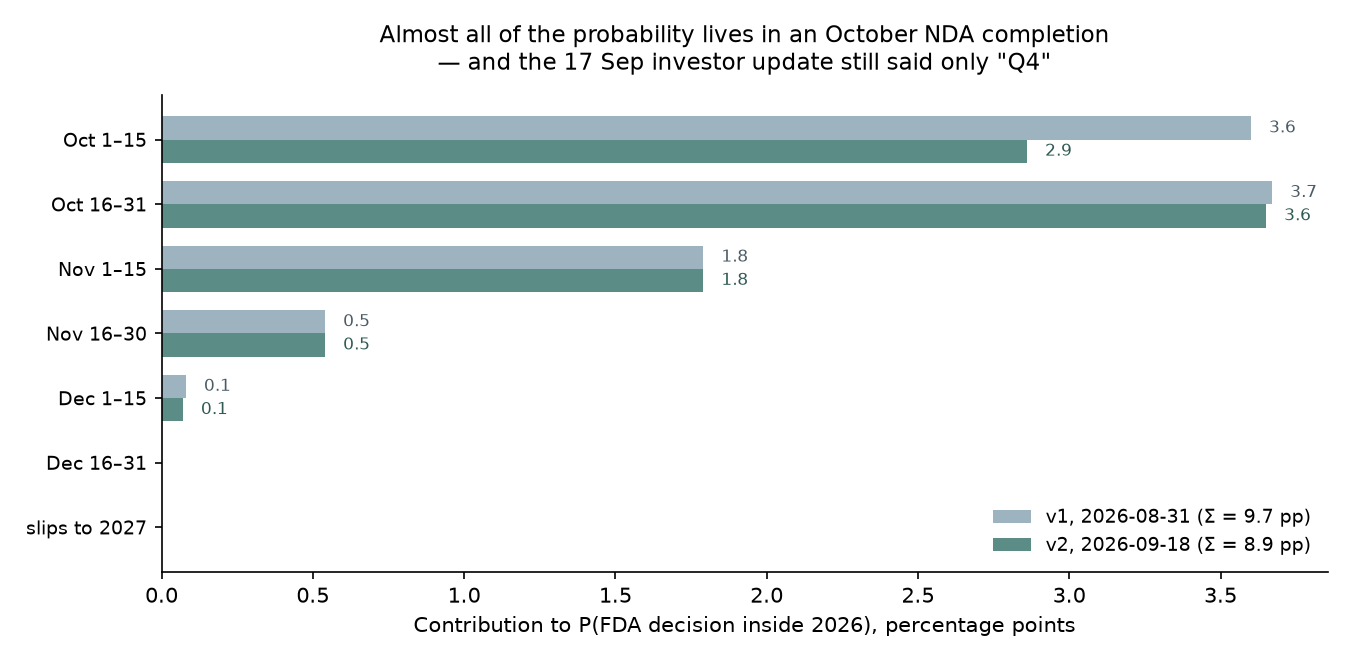

Source code (Python):
"""Contribution to P(YES) by NDA-completion window, v1 vs v2."""
import matplotlib

matplotlib.use("Agg")
import matplotlib.pyplot as plt
import numpy as np

wins = ["slips to 2027", "Dec 16–31", "Dec 1–15", "Nov 16–30", "Nov 1–15", "Oct 16–31", "Oct 1–15"]
v1 = [0.0, 0.0, 0.08, 0.54, 1.79, 3.67, 3.60]
v2 = [0.0, 0.0, 0.07, 0.54, 1.79, 3.65, 2.86]
y = np.arange(len(wins)); h = 0.36

fig, ax = plt.subplots(figsize=(9, 4.4))
ax.barh(y + h/2, v1, h, label=f"v1, 2026-08-31 (Σ = {sum(v1):.1f} pp)", color="#9db4c0")
ax.barh(y - h/2, v2, h, label=f"v2, 2026-09-18 (Σ = {sum(v2):.1f} pp)", color="#5b8c85")
for yi, (a, b) in enumerate(zip(v1, v2)):
    if a: ax.text(a + 0.06, yi + h/2, f"{a:.1f}", va="center", fontsize=8, color="#4a5b66")
    if b: ax.text(b + 0.06, yi - h/2, f"{b:.1f}", va="center", fontsize=8, color="#2f5a53")
ax.set_yticks(y); ax.set_yticklabels(wins, fontsize=9)
ax.set_xlabel("Contribution to P(FDA decision inside 2026), percentage points")
ax.set_title("Almost all of the probability lives in an October NDA completion\n"
             "— and the 17 Sep investor update still said only \"Q4\"", fontsize=11, pad=12)
ax.legend(loc="lower right", fontsize=9, frameon=False)
ax.spines[["top", "right"]].set_visible(False)
fig.tight_layout()
fig.savefig("questions/2026-08-31-mc41172-fda-approve-psilocybin-treatment-during-2026/charts/completion-window-v1-v2.png", dpi=150)
print("ok")
